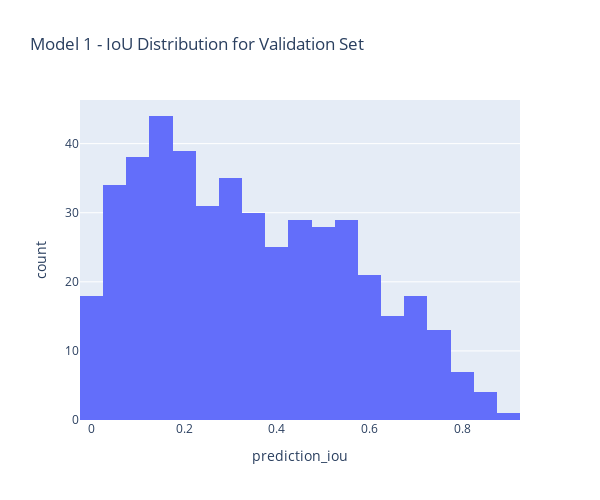

Write notebook code for a chart like this one.
### Code cell
fig = px.histogram(model1_summary,
                   x="prediction_iou",
                   title = 'Model 1 - IoU Distribution for Validation Set',
                   width=600, height=500, nbins = 30)
fig.show()

### Figure 1 — Plotly figure (JSON) as saved in the notebook; plotly's stock layout.template omitted (floating-point values rounded to 4 significant figures; data arrays with more than 128 entries replaced by an {"elided": "..."} marker saying what was removed)
{"data": [{"alignmentgroup": "True", "bingroup": "x", "hovertemplate": "prediction_iou=%{x}<br>count=%{y}<extra></extra>", "legendgroup": "", "marker": {"color": "#636efa", "pattern": {"shape": ""}}, "name": "", "nbinsx": 30, "offsetgroup": "", "orientation": "v", "showlegend": false, "type": "histogram", "x": {"elided": "459 float values"}, "xaxis": "x", "yaxis": "y"}], "layout": {"barmode": "relative", "height": 500, "legend": {"tracegroupgap": 0}, "title": {"text": "Model 1 - IoU Distribution for Validation Set"}, "width": 600, "xaxis": {"anchor": "y", "domain": [0, 1], "title": {"text": "prediction_iou"}}, "yaxis": {"anchor": "x", "domain": [0, 1], "title": {"text": "count"}}}}
